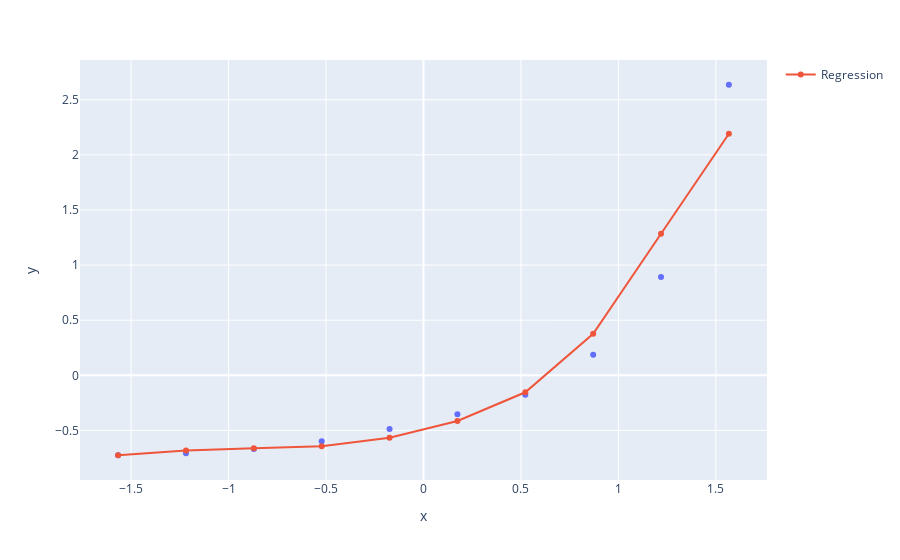

Notebook code cell kept with this figure:
### Code cell
plot = px.scatter(x = x_health_stand.ravel(),
                  y = y_health_stand.ravel())
plot.add_scatter(x = x_health_stand.ravel(),
                  y = reg_neural_health.predict(x_health_stand.reshape(-1,1)),
                  name = "Regression")
plot.show()

### Figure 1 — Plotly figure (JSON) as saved in the notebook; plotly's stock layout.template omitted (floating-point values rounded to 4 significant figures)
{"data": [{"hovertemplate": "x=%{x}<br>y=%{y}<extra></extra>", "legendgroup": "", "marker": {"color": "#636efa", "symbol": "circle"}, "mode": "markers", "name": "", "orientation": "v", "showlegend": false, "type": "scatter", "x": [-1.567, -1.219, -0.8704, -0.5222, -0.1741, 0.1741, 0.5222, 0.8704, 1.219, 1.567], "xaxis": "x", "y": [-0.724, -0.7066, -0.6682, -0.5984, -0.4867, -0.3542, -0.1762, 0.1867, 0.8915, 2.636], "yaxis": "y"}, {"name": "Regression", "type": "scatter", "x": [-1.567, -1.219, -0.8704, -0.5222, -0.1741, 0.1741, 0.5222, 0.8704, 1.219, 1.567], "y": [-0.7251, -0.6825, -0.6625, -0.643, -0.5669, -0.414, -0.1539, 0.3773, 1.284, 2.191]}], "layout": {"legend": {"tracegroupgap": 0}, "margin": {"t": 60}, "xaxis": {"anchor": "y", "domain": [0, 1], "title": {"text": "x"}}, "yaxis": {"anchor": "x", "domain": [0, 1], "title": {"text": "y"}}}}
